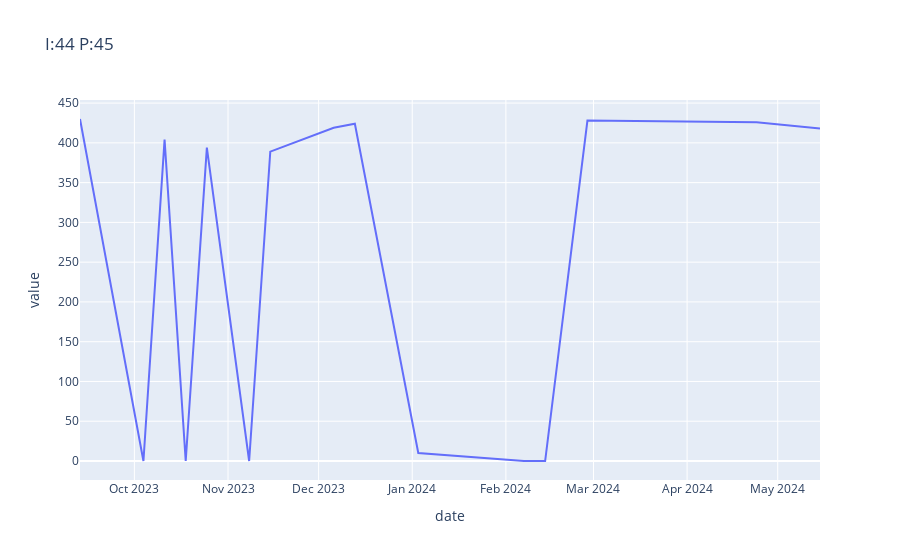
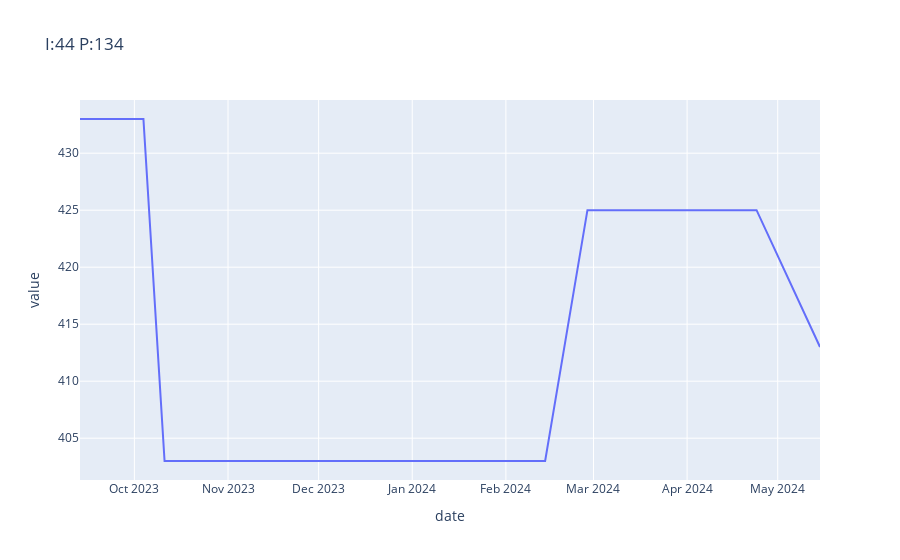
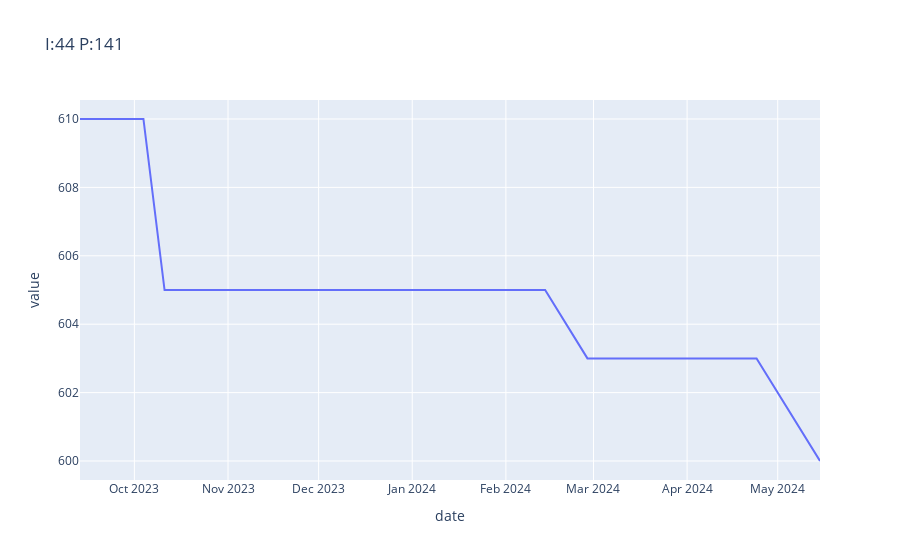
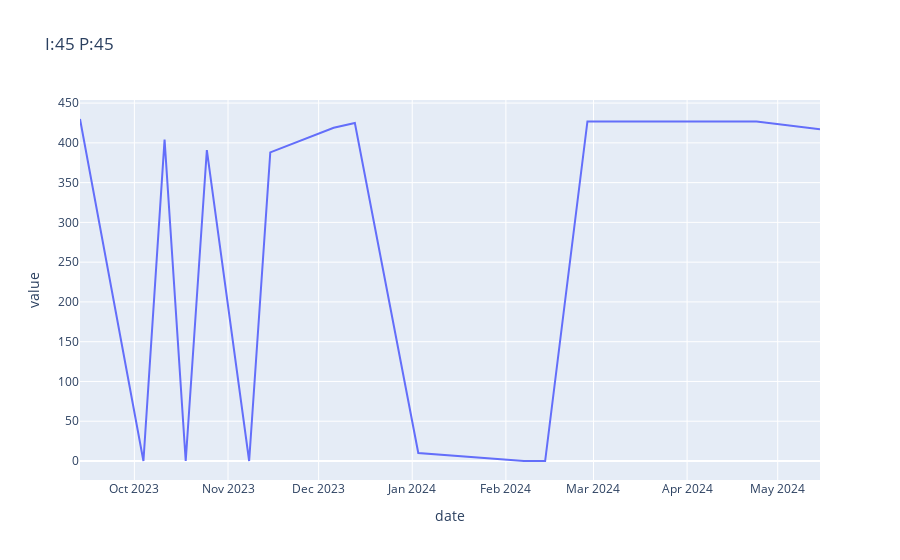

Notebook code for these charts, in order:
### Code cell
for pi in pI:
    be5201[be5201["Part&item"] == pi]
    item = re.findall(r"(?>I:)(\d+)", pi)[0]
    
    name = linac_items[linac_items["Item name"] == int(item)]["Description"]

    fig = px.line(be5201[be5201["Part&item"] == pi], x="date", y ="value" , title = f"{pi}")
    print(f"item {item}: {name.values[0]}")
    fig.show()

### Figure 1 — Plotly figure (JSON) as saved in the notebook; plotly's stock layout.template omitted (floating-point values rounded to 4 significant figures)
{"data": [{"hovertemplate": "date=%{x}<br>value=%{y}<extra></extra>", "legendgroup": "", "line": {"color": "#636efa", "dash": "solid"}, "marker": {"symbol": "circle"}, "mode": "lines", "name": "", "orientation": "v", "showlegend": false, "type": "scatter", "x": ["2023-09-13", "2023-10-04", "2023-10-11", "2023-10-18", "2023-10-25", "2023-11-08", "2023-11-15", "2023-12-06", "2023-12-13", "2024-01-03", "2024-02-07", "2024-02-14", "2024-02-28", "2024-04-24", "2024-05-15"], "xaxis": "x", "y": [430, 0, 404, 0, 394, 0, 389, 419, 424, 10, 0, 0, 428, 426, 418], "yaxis": "y"}], "layout": {"legend": {"tracegroupgap": 0}, "title": {"text": "I:44 P:45"}, "xaxis": {"anchor": "y", "domain": [0, 1], "title": {"text": "date"}}, "yaxis": {"anchor": "x", "domain": [0, 1], "title": {"text": "value"}}}}

### Figure 2 — Plotly figure (JSON) as saved in the notebook; plotly's stock layout.template omitted (floating-point values rounded to 4 significant figures)
{"data": [{"hovertemplate": "date=%{x}<br>value=%{y}<extra></extra>", "legendgroup": "", "line": {"color": "#636efa", "dash": "solid"}, "marker": {"symbol": "circle"}, "mode": "lines", "name": "", "orientation": "v", "showlegend": false, "type": "scatter", "x": ["2023-09-13", "2023-10-04", "2023-10-11", "2023-10-18", "2023-10-25", "2023-11-08", "2023-11-15", "2023-12-06", "2023-12-13", "2024-01-03", "2024-02-07", "2024-02-14", "2024-02-28", "2024-04-24", "2024-05-15"], "xaxis": "x", "y": [433, 433, 403, 403, 403, 403, 403, 403, 403, 403, 403, 403, 425, 425, 413], "yaxis": "y"}], "layout": {"legend": {"tracegroupgap": 0}, "title": {"text": "I:44 P:134"}, "xaxis": {"anchor": "y", "domain": [0, 1], "title": {"text": "date"}}, "yaxis": {"anchor": "x", "domain": [0, 1], "title": {"text": "value"}}}}

### Figure 3 — Plotly figure (JSON) as saved in the notebook; plotly's stock layout.template omitted (floating-point values rounded to 4 significant figures)
{"data": [{"hovertemplate": "date=%{x}<br>value=%{y}<extra></extra>", "legendgroup": "", "line": {"color": "#636efa", "dash": "solid"}, "marker": {"symbol": "circle"}, "mode": "lines", "name": "", "orientation": "v", "showlegend": false, "type": "scatter", "x": ["2023-09-13", "2023-10-04", "2023-10-11", "2023-10-18", "2023-10-25", "2023-11-08", "2023-11-15", "2023-12-06", "2023-12-13", "2024-01-03", "2024-02-07", "2024-02-14", "2024-02-28", "2024-04-24", "2024-05-15"], "xaxis": "x", "y": [610, 610, 605, 605, 605, 605, 605, 605, 605, 605, 605, 605, 603, 603, 600], "yaxis": "y"}], "layout": {"legend": {"tracegroupgap": 0}, "title": {"text": "I:44 P:141"}, "xaxis": {"anchor": "y", "domain": [0, 1], "title": {"text": "date"}}, "yaxis": {"anchor": "x", "domain": [0, 1], "title": {"text": "value"}}}}

### Figure 4 — Plotly figure (JSON) as saved in the notebook; plotly's stock layout.template omitted (floating-point values rounded to 4 significant figures)
{"data": [{"hovertemplate": "date=%{x}<br>value=%{y}<extra></extra>", "legendgroup": "", "line": {"color": "#636efa", "dash": "solid"}, "marker": {"symbol": "circle"}, "mode": "lines", "name": "", "orientation": "v", "showlegend": false, "type": "scatter", "x": ["2023-09-13", "2023-10-04", "2023-10-11", "2023-10-18", "2023-10-25", "2023-11-08", "2023-11-15", "2023-12-06", "2023-12-13", "2024-01-03", "2024-02-07", "2024-02-14", "2024-02-28", "2024-04-24", "2024-05-15"], "xaxis": "x", "y": [430, 0, 404, 0, 391, 0, 388, 419, 425, 10, 0, 0, 427, 427, 417], "yaxis": "y"}], "layout": {"legend": {"tracegroupgap": 0}, "title": {"text": "I:45 P:45"}, "xaxis": {"anchor": "y", "domain": [0, 1], "title": {"text": "date"}}, "yaxis": {"anchor": "x", "domain": [0, 1], "title": {"text": "value"}}}}
